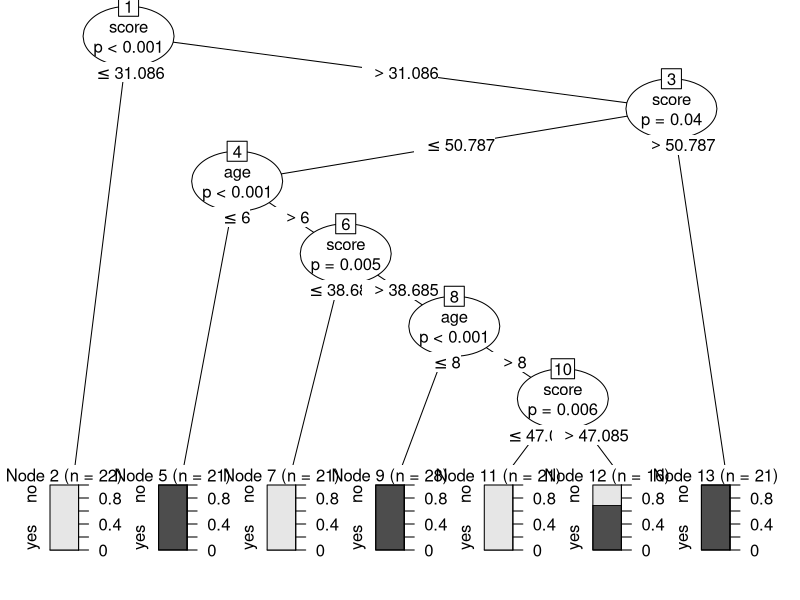

R code for this plot: (Note: this script raises an error after producing the figure.)
library(datasets)
library(caTools)
library(party)
library(dplyr)
library(magrittr)

data("readingSkills")
head(readingSkills)

#Splitting dataset into 4:1 ratio for train and test data   

sample_data = sample.split(readingSkills, SplitRatio = 0.8)
train_data <- subset(readingSkills, sample_data == TRUE)
test_data <- subset(readingSkills, sample_data == FALSE)

#Create the decision tree model using ctree and plot the model

model<- ctree(nativeSpeaker ~ ., train_data)
plot(model)


#The basic syntax for creating a decision tree in R is: 

ctree(formula, data) 

#Making a prediction

# testing the people who are native speakers
# and those who are not
predict_model<-predict(ctree_, test_data)

# creates a table to count how many are classified
# as native speakers and how many are not
m_at <- table(test_data$nativeSpeaker, predict_model)
m_at    

#Determining the accuracy of the model developed 

ac_Test < - sum(diag(table_mat)) / sum(table_mat)
print(paste('Accuracy for test is found to be', ac_Test))
